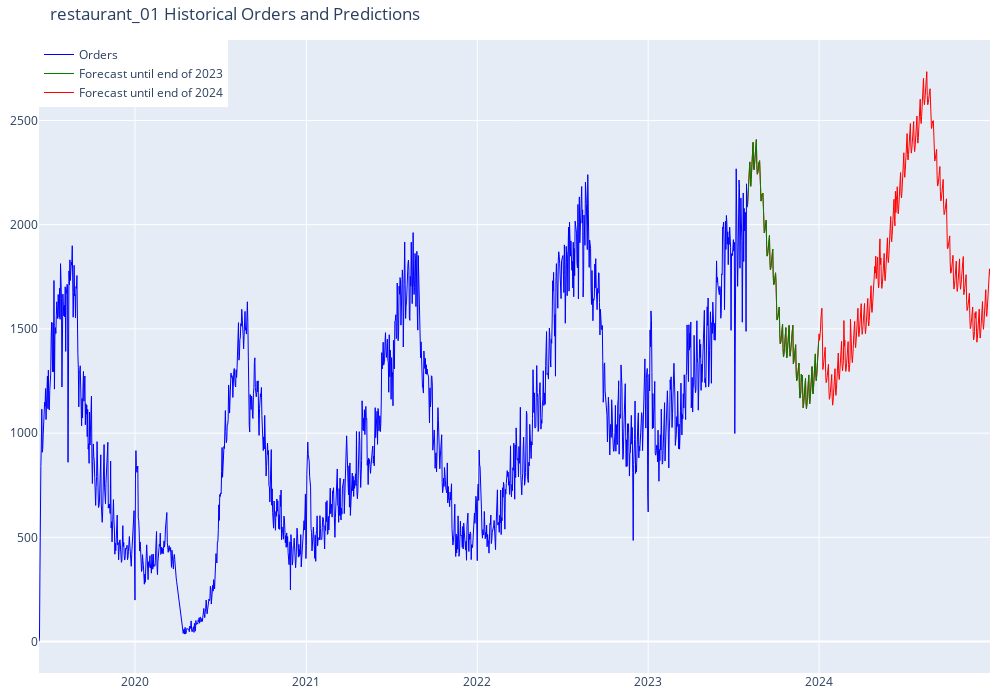

The code cell stored with this chart in its notebook:
### Code cell
hd.plot_chart(df, pred2023, pred2024, res_name)

### Figure 1 — Plotly figure (JSON) as saved in the notebook; plotly's stock layout.template omitted (floating-point values rounded to 4 significant figures; data arrays with more than 128 entries replaced by an {"elided": "..."} marker saying what was removed)
{"data": [{"line": {"color": "red", "width": 1}, "name": "Forecast until end of 2024", "type": "scatter", "x": {"elided": "519 str values"}, "y": {"elided": "519 int values"}}, {"line": {"color": "green", "width": 1}, "name": "Forecast until end of 2023", "type": "scatter", "x": {"elided": "153 str values"}, "y": {"elided": "153 int values"}}, {"line": {"color": "blue", "width": 1}, "name": "Orders", "type": "scatter", "x": {"elided": "1513 str values"}, "y": {"elided": "1513 int values"}}], "layout": {"height": 700, "legend": {"orientation": "v", "traceorder": "reversed", "x": 0, "y": 1}, "margin": {"b": 10, "l": 10, "r": 10, "t": 40}, "title": {"text": "restaurant_01 Historical Orders and Predictions"}, "width": 1000}}
